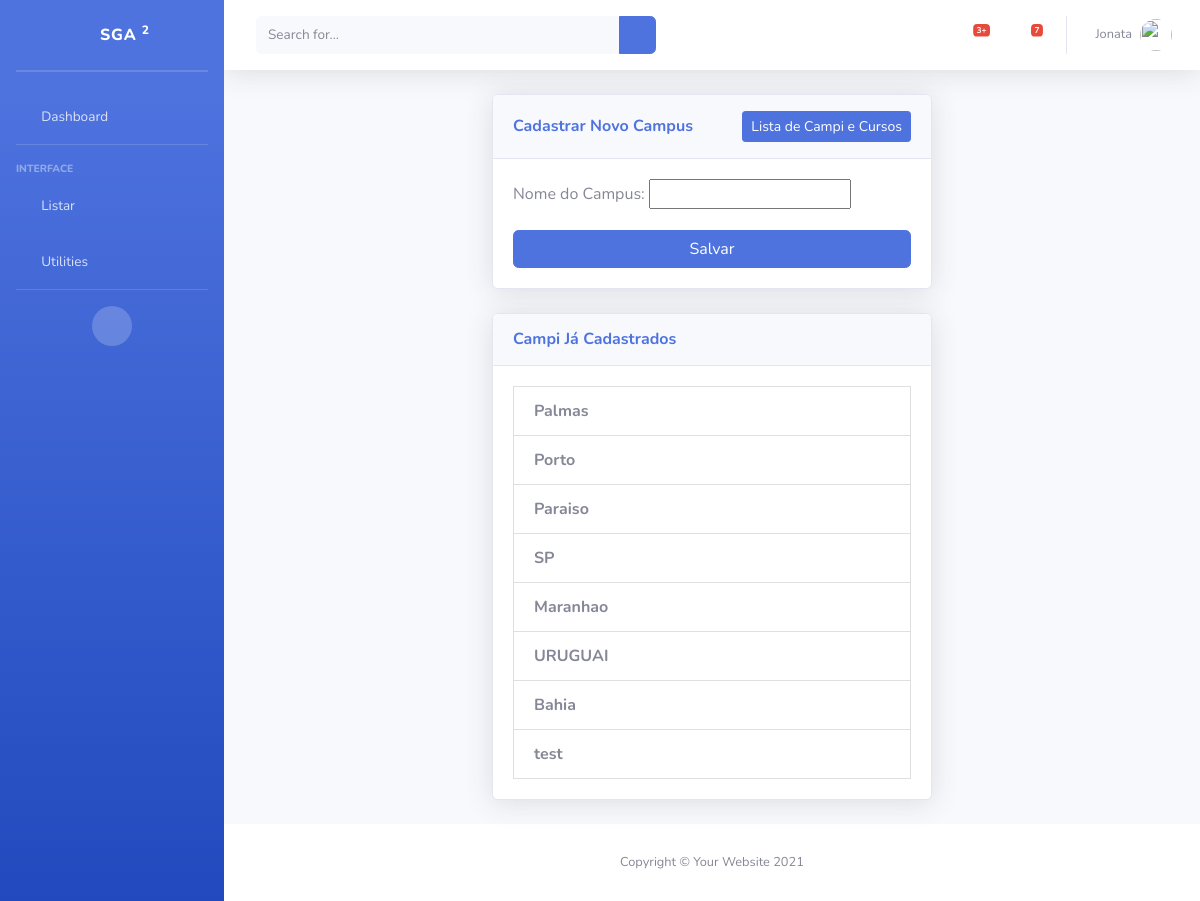
The app's page /add/campus/ with its own data.
### piloto/models/Campus.py (models this page shows, shortened)
class Campus(models.Model):
    nome = models.CharField("Nome do Campus", max_length=100, unique=True)
    class Meta:
        verbose_name = "Campus"
        verbose_name_plural = "Campi"

### piloto/views/CampusCreateView.py (the view)
# urls.py: path('add/campus/', CampusCreateView.as_view(), name='cadastrarCampus'),
class CampusCreateView(CreateView):
    model = Curso
    form_class = CampusForm
    template_name = 'edit_Aluno/NewCampus.html'
    success_url = reverse_lazy('cadastrarCampus')
    def get_context_data(self, **kwargs):
        context = super().get_context_data(**kwargs)
        context['campi'] = Campus.objects.all()  # Passa a lista de campi para o template
        return context

### piloto/forms/CampusForm.py
class CampusForm(forms.ModelForm):
    class Meta:
        model = Campus
        fields = ['nome']

### templates/edit_Aluno/NewCampus.html (shortened to what this page needs)
{% extends 'Base.html' %}
{% load static %}
{% block content %}
<div class="container d-flex align-items-center justify-content-center" style="min-height: 78vh;">
    <div class="col-xl-6 col-lg-10 col-md-12">
        <div class="card shadow mb-4">
            <div class="card-header py-3 d-flex justify-content-between align-items-center">
                <h6 class="m-0 font-weight-bold text-primary">Cadastrar Novo Campus</h6>
                <a href="{% url 'listarCampus' %}" class="btn btn-sm btn-primary">Lista de Campi e Cursos</a>
            </div>
            <div class="card-body">
                <form method="post">
                    {{ form.as_p }}
                    <button type="submit" class="btn btn-primary w-100">Salvar</button>
                </form>
            </div>
        </div>
        <div class="card shadow mb-4 mt-4">
            <div class="card-header py-3">
                <h6 class="m-0 font-weight-bold text-primary">Campi Já Cadastrados</h6>
            </div>
            <div class="card-body" style="max-height: 75vh; overflow-y: auto;>
                {% if campi %}
                    <ul class="list-group">
                        {% for campus in campi %}
                        <li class="list-group-item d-flex justify-content-between align-items-center">
                            <div>
                                <strong>{{ campus.nome }}</strong>
                            </div>
                        </li>
                        {% endfor %}
                {% else %}
                    <p class="text-center">Nenhum campus cadastrado até o momento.</p>
                {% endif %}
            </div>
        </div>
    </div>
</div>
</div>
{% endblock %}

### records on screen
Campus: nome "Palmas"
Campus: nome "Porto"
Campus: nome "Paraiso"
Campus: nome "SP"
Campus: nome "Maranhao"
Campus: nome "URUGUAI"
Campus: nome "Bahia"
Campus: nome "test"
